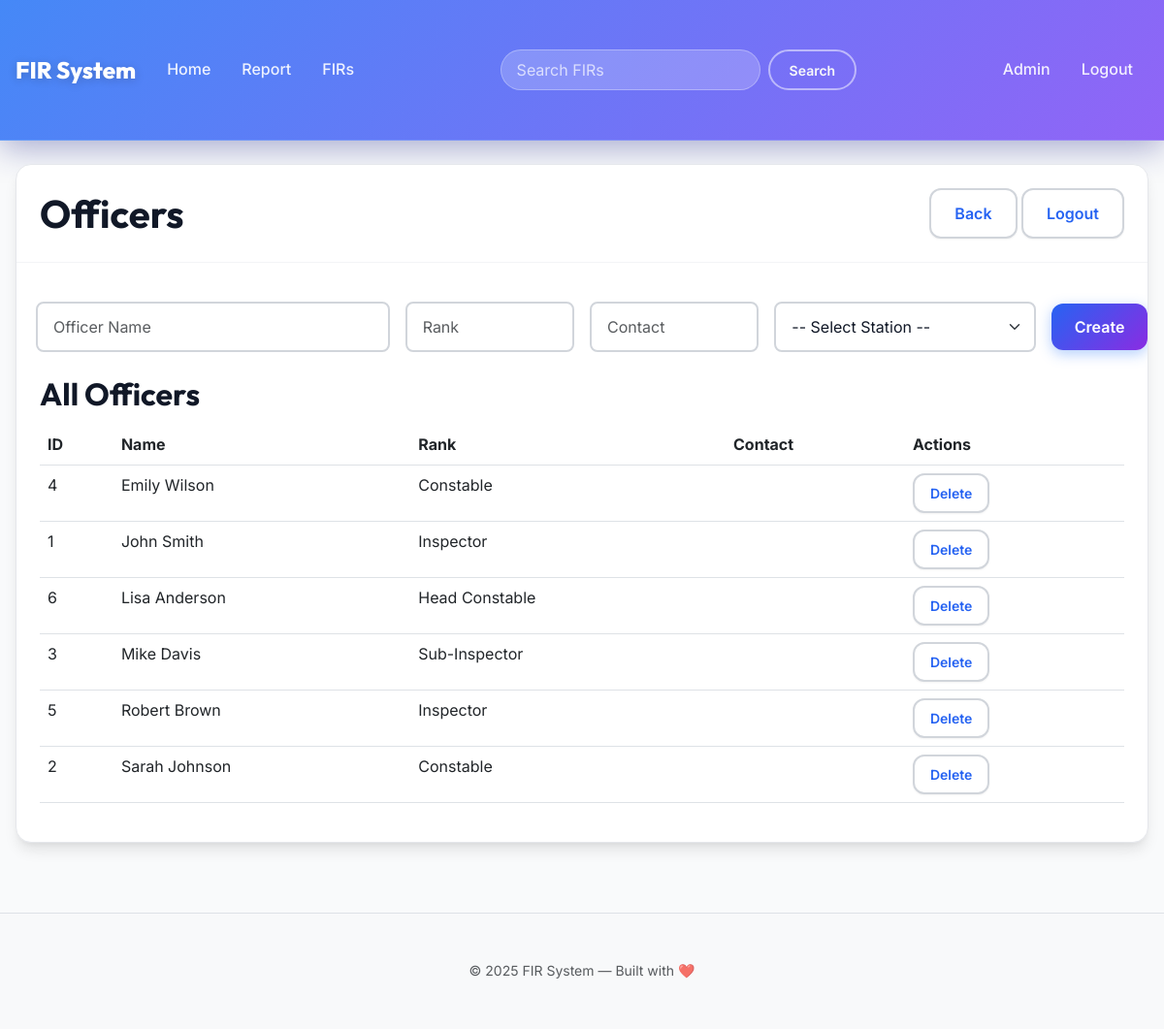
The page /admin/officers.php (signed in) on the database its author committed.
### tables this page shows
CREATE TABLE IF NOT EXISTS officers (
    id INT AUTO_INCREMENT PRIMARY KEY,
    name VARCHAR(255) NOT NULL,
    rank VARCHAR(100),
    badge_number VARCHAR(50),
    station_id INT,
    created_at TIMESTAMP DEFAULT CURRENT_TIMESTAMP,
    FOREIGN KEY (station_id) REFERENCES police_stations(id) ON DELETE SET NULL,
    INDEX idx_station (station_id)
);

### includes/auth.php (called while the page is built, shortened)
<?php
function isAdminLoggedIn(): bool
{
    return isset($_SESSION['admin_logged_in']) && $_SESSION['admin_logged_in'] === true;
}
?>

### admin/officers.php (the view, shortened to what this page needs)
<?php
require_once __DIR__ . '/../includes/auth.php';
$title = 'Admin - Officers';
$pdo = getPDO();
$officers = $pdo->query('SELECT * FROM officers ORDER BY name ASC')->fetchAll();
?>
<?php require_once __DIR__ . '/../includes/header.php'; ?>
<div class="card">
    <div class="card-section d-flex justify-content-between align-items-center">
        <h1 class="mb-0">Officers</h1>
        <div>
            <a class="btn btn-outline" href="/admin/index.php">Back</a>
            <a class="btn btn-outline" href="/admin/logout.php">Logout</a>
        </div>
    </div>
    <div class="card-section">
    <form method="POST" class="row g-2 align-items-center mb-3">
        <div class="col-md-4"><input class="form-control" type="text" name="name" placeholder="Officer Name" required></div>
        <div class="col-md-2"><input class="form-control" type="text" name="rank" placeholder="Rank"></div>
        <div class="col-md-2"><input class="form-control" type="text" name="contact_num" placeholder="Contact"></div>
        <div class="col-md-3">
            <select class="form-select" name="station_id">
                <option value="">-- Select Station --</option>
            </select>
        </div>
        <div class="col-md-1 d-grid"><button class="btn btn-primary" type="submit" name="create_officer">Create</button></div>
    </form>
    <h2>All Officers</h2>
    <?php if (count($officers) === 0): ?>
        <div class="alert alert-secondary">No officers defined.</div>
    <?php else: ?>
        <div class="table-responsive">
        <table class="table table-hover">
            <thead>
                <tr><th>ID</th><th>Name</th><th>Rank</th><th>Contact</th><th>Actions</th></tr>
            </thead>
            <tbody>
                <?php foreach ($officers as $o): ?>
                <tr>
                    <td><?php echo $o['id']; ?></td>
                    <td><?php echo htmlspecialchars($o['name']); ?></td>
                    <td><?php echo htmlspecialchars($o['rank']); ?></td>
                    <td><?php echo htmlspecialchars($o['contact_num']); ?></td>
                    <td>
                        <form method="POST" action="/admin/actions.php" style="display:inline">
                            <button class="btn btn-sm btn-outline" type="submit" name="action" value="delete" onclick="return confirm('Delete this officer?');">Delete</button>
                        </form>
                    </td>
                </tr>
                <?php endforeach; ?>
            </tbody>
        </table>
        </div>
    <?php endif; ?>
    </div>
</div>
<?php require_once __DIR__ . '/../includes/footer.php'; ?>

### includes/header.php (shortened to what this page needs)
<?php
require_once __DIR__ . '/auth.php';
?>
<!doctype html>
<html>
<head>
    <link href="https://cdn.jsdelivr.net/npm/bootstrap@5.3.0/dist/css/bootstrap.min.css" rel="stylesheet">
    <link rel="stylesheet" href="/assets/css/style.css">
</head>
<body>
    <nav class="navbar navbar-expand-lg navbar-dark bg-primary">
      <div class="container">
        <a class="navbar-brand" href="/">FIR System</a>
        <div class="collapse navbar-collapse" id="navbarNav">
          <ul class="navbar-nav me-auto mb-2 mb-lg-0">
            <li class="nav-item"><a class="nav-link <?php echo ($title === 'FIR System') ? 'active' : ''; ?>" href="/">Home</a></li>
            <li class="nav-item"><a class="nav-link <?php echo ($title === 'Report an FIR') ? 'active' : ''; ?>" href="/report.php">Report</a></li>
            <li class="nav-item"><a class="nav-link <?php echo ($title === 'All FIRs') ? 'active' : ''; ?>" href="/list_firs.php">FIRs</a></li>
          </ul>
          <form class="d-flex" role="search" method="GET" action="/list_firs.php">
              <input class="form-control form-control-sm me-2" type="search" name="q" placeholder="Search FIRs" aria-label="Search">
              <button class="btn btn-sm btn-outline-light" type="submit">Search</button>
          </form>
          <ul class="navbar-nav ms-auto">
            <?php if (function_exists('isAdminLoggedIn') && isAdminLoggedIn()): ?>
                <li class="nav-item"><a class="nav-link" href="/admin/index.php">Admin</a></li>
                <li class="nav-item"><a class="nav-link" href="/admin/logout.php">Logout</a></li>
            <?php else: ?>
                <li class="nav-item"><a class="nav-link" href="/admin/login.php">Admin</a></li>
            <?php endif; ?>
          </ul>
        </div>
      </div>
    </nav>
    <main class="container py-4">

### includes/footer.php (shortened to what this page needs)
    </main>
    <footer class="bg-light border-top py-3 mt-4">
      <div class="container text-center text-muted small">
        &copy; <?php echo date('Y'); ?> FIR System — Built with ❤️
      </div>
    </footer>
  </body>
</html>

### rows shown on the page
officers: id "4", name "Emily Wilson", rank "Constable"
officers: id "1", name "John Smith", rank "Inspector"
officers: id "6", name "Lisa Anderson", rank "Head Constable"
officers: id "3", name "Mike Davis", rank "Sub-Inspector"
officers: id "5", name "Robert Brown", rank "Inspector"
officers: id "2", name "Sarah Johnson", rank "Constable"
